Frame 1 (no input): blank canvas, image omitted
Frame 60 (no input): blank canvas, image omitted
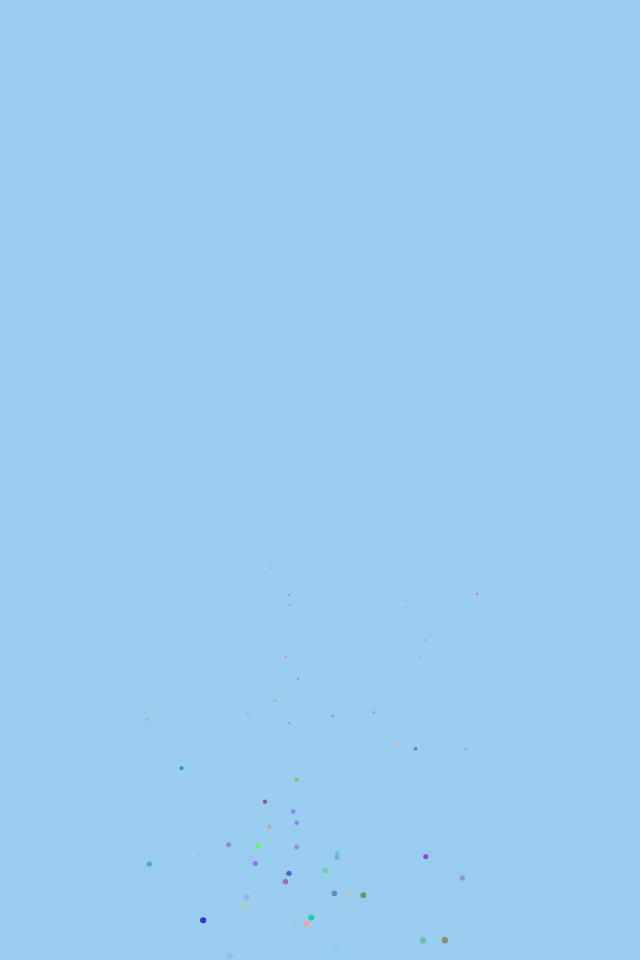
Frame 120 (the mouse pressed at the canvas centre since frame 60)

The p5.js sketch whose frames 1 and 60 were blank and that drew this single picture after the mouse press (run headless with seeded random() and noise() and a simulated clock; from frame 60 on, the mouse is pressed at the canvas centre):

// p5.js sketch
// ── sketch.js
var NUMBER_OF_PARTICLES = 100;
var particleGroups = new Array();

function setup() {
  frameRate(60);
  createCanvas(640, 960);
  noStroke();
}

function draw() {
  background("#99cdef");
  
  for (var i = 0; i < particleGroups.length; i++) {
    var particles = particleGroups[i];
    for (var j = 0; j < NUMBER_OF_PARTICLES; j++) {
      particles[j].update();
      particles[j].display();  
    }    
  }
}

function mousePressed() {
  var particles = new Array(NUMBER_OF_PARTICLES);
  for (var i = 0; i < NUMBER_OF_PARTICLES; i++) {
    particles[i] = new Particle();
  }
  particleGroups.push(particles);
}

function Particle() {
  this.weight = random(1, 10);
  this.fillColor = color(random(0, 255), random(0, 255), random(0, 255), random(0, 240));
  
  this.pos = createVector(mouseX, mouseY);
  this.vel = createVector(0, 0);

  this.update = function() {
    this.acc = createVector(random(-0.5, 0.5), 0.4*0.1*this.weight); // accelerate randomly to left and right, but constantly downward by an acceleration depending on the weight
    this.vel.add(this.acc);
    this.pos.add(this.vel);
  }

  this.display = function() {
    fill(this.fillColor);
    ellipse(this.pos.x, this.pos.y, this.weight, this.weight);
  }
}
